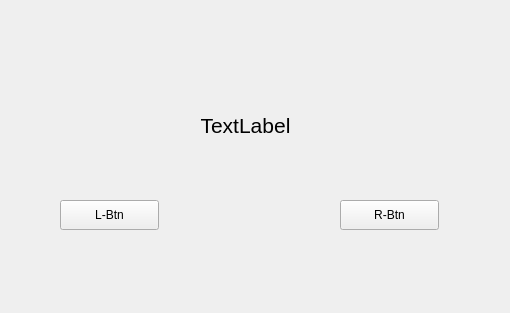
<?xml version="1.0" encoding="UTF-8"?>
<ui version="4.0">
 <class>Form</class>
 <widget class="QWidget" name="Form">
  <property name="geometry">
   <rect>
    <x>0</x>
    <y>0</y>
    <width>510</width>
    <height>313</height>
   </rect>
  </property>
  <property name="windowTitle">
   <string>Form</string>
  </property>
  <widget class="QPushButton" name="pushButton">
   <property name="geometry">
    <rect>
     <x>60</x>
     <y>200</y>
     <width>99</width>
     <height>30</height>
    </rect>
   </property>
   <property name="text">
    <string>L-Btn</string>
   </property>
  </widget>
  <widget class="QPushButton" name="pushButton_2">
   <property name="geometry">
    <rect>
     <x>340</x>
     <y>200</y>
     <width>99</width>
     <height>30</height>
    </rect>
   </property>
   <property name="text">
    <string>R-Btn</string>
   </property>
  </widget>
  <widget class="QLabel" name="label">
   <property name="geometry">
    <rect>
     <x>140</x>
     <y>100</y>
     <width>211</width>
     <height>51</height>
    </rect>
   </property>
   <property name="font">
    <font>
     <pointsize>16</pointsize>
    </font>
   </property>
   <property name="text">
    <string>TextLabel</string>
   </property>
   <property name="alignment">
    <set>Qt::AlignCenter</set>
   </property>
  </widget>
 </widget>
 <resources/>
 <connections>
  <connection>
   <sender>pushButton</sender>
   <signal>clicked()</signal>
   <receiver>Form</receiver>
   <slot>slot1()</slot>
   <hints>
    <hint type="sourcelabel">
     <x>108</x>
     <y>215</y>
    </hint>
    <hint type="destinationlabel">
     <x>107</x>
     <y>248</y>
    </hint>
   </hints>
  </connection>
  <connection>
   <sender>pushButton_2</sender>
   <signal>clicked()</signal>
   <receiver>Form</receiver>
   <slot>slot2()</slot>
   <hints>
    <hint type="sourcelabel">
     <x>399</x>
     <y>225</y>
    </hint>
    <hint type="destinationlabel">
     <x>400</x>
     <y>250</y>
    </hint>
   </hints>
  </connection>
 </connections>
 <slots>
  <slot>slot1()</slot>
  <slot>slot2()</slot>
 </slots>
</ui>
